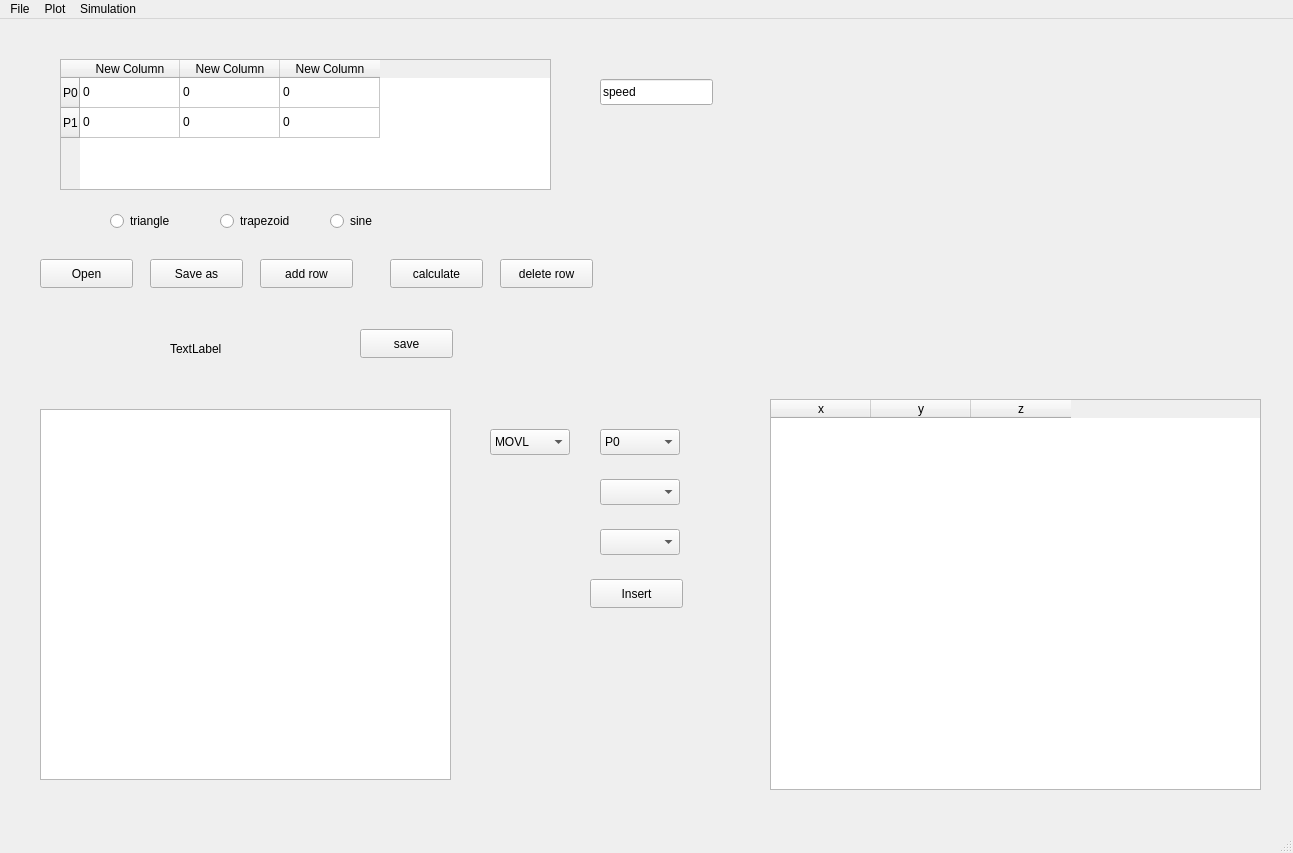
<?xml version="1.0" encoding="UTF-8"?>
<ui version="4.0">
 <class>MainWindow</class>
 <widget class="QMainWindow" name="MainWindow">
  <property name="geometry">
   <rect>
    <x>0</x>
    <y>0</y>
    <width>1293</width>
    <height>853</height>
   </rect>
  </property>
  <property name="windowTitle">
   <string>MainWindow</string>
  </property>
  <widget class="QWidget" name="centralwidget">
   <widget class="QTableWidget" name="tableWidget">
    <property name="geometry">
     <rect>
      <x>60</x>
      <y>40</y>
      <width>491</width>
      <height>131</height>
     </rect>
    </property>
    <row>
     <property name="text">
      <string>P0</string>
     </property>
    </row>
    <row>
     <property name="text">
      <string>P1</string>
     </property>
    </row>
    <column>
     <property name="text">
      <string>New Column</string>
     </property>
    </column>
    <column>
     <property name="text">
      <string>New Column</string>
     </property>
    </column>
    <column>
     <property name="text">
      <string>New Column</string>
     </property>
    </column>
    <item row="0" column="0">
     <property name="text">
      <string>0</string>
     </property>
    </item>
    <item row="0" column="1">
     <property name="text">
      <string>0</string>
     </property>
    </item>
    <item row="0" column="2">
     <property name="text">
      <string>0</string>
     </property>
    </item>
    <item row="1" column="0">
     <property name="text">
      <string>0</string>
     </property>
    </item>
    <item row="1" column="1">
     <property name="text">
      <string>0</string>
     </property>
    </item>
    <item row="1" column="2">
     <property name="text">
      <string>0</string>
     </property>
    </item>
   </widget>
   <widget class="QLabel" name="label">
    <property name="geometry">
     <rect>
      <x>170</x>
      <y>320</y>
      <width>63</width>
      <height>20</height>
     </rect>
    </property>
    <property name="text">
     <string>TextLabel</string>
    </property>
   </widget>
   <widget class="QPushButton" name="pushButton">
    <property name="geometry">
     <rect>
      <x>150</x>
      <y>240</y>
      <width>93</width>
      <height>29</height>
     </rect>
    </property>
    <property name="text">
     <string>Save as</string>
    </property>
   </widget>
   <widget class="QPushButton" name="pushButton_2">
    <property name="geometry">
     <rect>
      <x>40</x>
      <y>240</y>
      <width>93</width>
      <height>29</height>
     </rect>
    </property>
    <property name="text">
     <string>Open</string>
    </property>
   </widget>
   <widget class="QPushButton" name="pushButton_3">
    <property name="geometry">
     <rect>
      <x>260</x>
      <y>240</y>
      <width>93</width>
      <height>29</height>
     </rect>
    </property>
    <property name="text">
     <string>add row</string>
    </property>
   </widget>
   <widget class="QPushButton" name="pushButton_4">
    <property name="geometry">
     <rect>
      <x>390</x>
      <y>240</y>
      <width>93</width>
      <height>29</height>
     </rect>
    </property>
    <property name="text">
     <string>calculate</string>
    </property>
   </widget>
   <widget class="QPushButton" name="pushButton_5">
    <property name="geometry">
     <rect>
      <x>500</x>
      <y>240</y>
      <width>93</width>
      <height>29</height>
     </rect>
    </property>
    <property name="text">
     <string>delete row</string>
    </property>
   </widget>
   <widget class="QPushButton" name="pushButton_6">
    <property name="geometry">
     <rect>
      <x>360</x>
      <y>310</y>
      <width>93</width>
      <height>29</height>
     </rect>
    </property>
    <property name="text">
     <string>save</string>
    </property>
   </widget>
   <widget class="QRadioButton" name="radioButton">
    <property name="geometry">
     <rect>
      <x>110</x>
      <y>190</y>
      <width>110</width>
      <height>24</height>
     </rect>
    </property>
    <property name="text">
     <string>triangle</string>
    </property>
   </widget>
   <widget class="QRadioButton" name="radioButton_2">
    <property name="geometry">
     <rect>
      <x>220</x>
      <y>190</y>
      <width>110</width>
      <height>24</height>
     </rect>
    </property>
    <property name="text">
     <string>trapezoid</string>
    </property>
   </widget>
   <widget class="QRadioButton" name="radioButton_3">
    <property name="geometry">
     <rect>
      <x>330</x>
      <y>190</y>
      <width>110</width>
      <height>24</height>
     </rect>
    </property>
    <property name="text">
     <string>sine</string>
    </property>
   </widget>
   <widget class="QLineEdit" name="lineEdit">
    <property name="geometry">
     <rect>
      <x>600</x>
      <y>60</y>
      <width>113</width>
      <height>26</height>
     </rect>
    </property>
    <property name="text">
     <string>speed</string>
    </property>
   </widget>
   <widget class="QTableWidget" name="tableWidget_2">
    <property name="geometry">
     <rect>
      <x>770</x>
      <y>380</y>
      <width>491</width>
      <height>391</height>
     </rect>
    </property>
    <column>
     <property name="text">
      <string>x</string>
     </property>
    </column>
    <column>
     <property name="text">
      <string>y</string>
     </property>
    </column>
    <column>
     <property name="text">
      <string>z</string>
     </property>
    </column>
   </widget>
   <widget class="QWidget" name="widget" native="true">
    <property name="geometry">
     <rect>
      <x>780</x>
      <y>10</y>
      <width>441</width>
      <height>341</height>
     </rect>
    </property>
   </widget>
   <widget class="QListWidget" name="listWidget">
    <property name="geometry">
     <rect>
      <x>40</x>
      <y>390</y>
      <width>411</width>
      <height>371</height>
     </rect>
    </property>
   </widget>
   <widget class="QComboBox" name="comboBox">
    <property name="geometry">
     <rect>
      <x>490</x>
      <y>410</y>
      <width>80</width>
      <height>26</height>
     </rect>
    </property>
    <item>
     <property name="text">
      <string>MOVL</string>
     </property>
    </item>
   </widget>
   <widget class="QComboBox" name="comboBox_2">
    <property name="geometry">
     <rect>
      <x>600</x>
      <y>410</y>
      <width>80</width>
      <height>26</height>
     </rect>
    </property>
    <item>
     <property name="text">
      <string>P0</string>
     </property>
    </item>
    <item>
     <property name="text">
      <string>P1</string>
     </property>
    </item>
    <item>
     <property name="text">
      <string>P2</string>
     </property>
    </item>
    <item>
     <property name="text">
      <string>P3</string>
     </property>
    </item>
    <item>
     <property name="text">
      <string>New Item</string>
     </property>
    </item>
    <item>
     <property name="text">
      <string>New Item</string>
     </property>
    </item>
    <item>
     <property name="text">
      <string>New Item</string>
     </property>
    </item>
   </widget>
   <widget class="QComboBox" name="comboBox_3">
    <property name="geometry">
     <rect>
      <x>600</x>
      <y>460</y>
      <width>80</width>
      <height>26</height>
     </rect>
    </property>
   </widget>
   <widget class="QComboBox" name="comboBox_4">
    <property name="geometry">
     <rect>
      <x>600</x>
      <y>510</y>
      <width>80</width>
      <height>26</height>
     </rect>
    </property>
   </widget>
   <widget class="QPushButton" name="pushButton_7">
    <property name="geometry">
     <rect>
      <x>590</x>
      <y>560</y>
      <width>93</width>
      <height>29</height>
     </rect>
    </property>
    <property name="text">
     <string>Insert</string>
    </property>
   </widget>
  </widget>
  <widget class="QMenuBar" name="menubar">
   <property name="geometry">
    <rect>
     <x>0</x>
     <y>0</y>
     <width>1293</width>
     <height>26</height>
    </rect>
   </property>
   <widget class="QMenu" name="menuFile">
    <property name="title">
     <string>File</string>
    </property>
   </widget>
   <widget class="QMenu" name="menuPlot">
    <property name="title">
     <string>Plot</string>
    </property>
   </widget>
   <widget class="QMenu" name="menuSimulation">
    <property name="title">
     <string>Simulation</string>
    </property>
   </widget>
   <addaction name="menuFile"/>
   <addaction name="menuPlot"/>
   <addaction name="menuSimulation"/>
  </widget>
  <widget class="QStatusBar" name="statusbar"/>
 </widget>
 <resources/>
 <connections/>
</ui>
